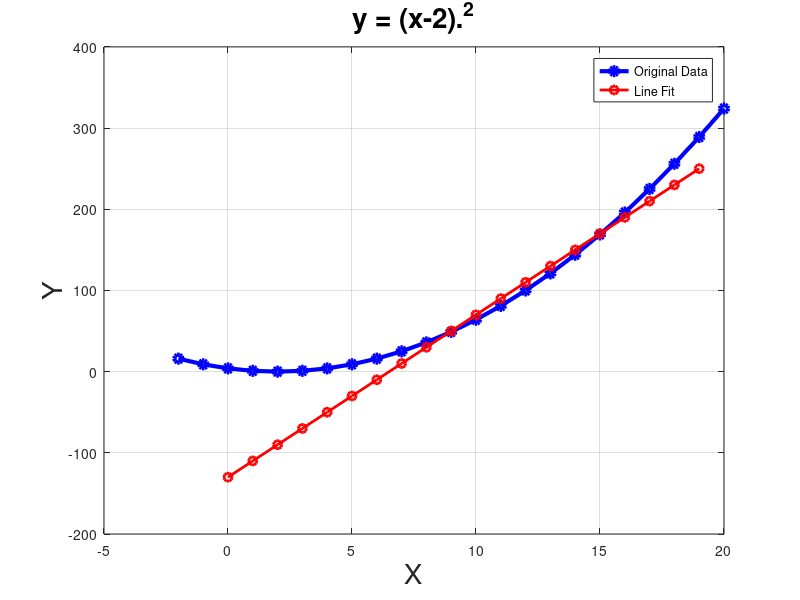

Here is the MATLAB script that generated this plot:
clc;    % Clear the command window.
workspace;  % Make sure the workspace panel is showing.
format longg;
format compact;
fontSize = 20;
% Define equation.
x = -2:20;
y = (x-2).^2;
% Plot it
plot(x,y, 'bo-', 'LineWidth', 3);
grid on;
title('y = (x-2).^2', 'FontSize', fontSize);
xlabel('X', 'FontSize', fontSize);
ylabel('Y', 'FontSize', fontSize);
% Enlarge figure to full screen.
set(gcf, 'units','normalized','outerposition',[0 0 1 1]);
% Give a name to the title bar.
set(gcf,'name','Demo by ImageAnalyst','numbertitle','off') 
% Fit the range fro 10 to 20 with a line.
limitedRange = 10:20;
coeffs = polyfit(x(limitedRange), y(limitedRange), 1)
% Define the range where we want the line
xFitting = 0:19; % Or wherever...
yFitted = polyval(coeffs, xFitting);
% Plot the fitted line over the specified range.
hold on; % Don't blow away prior plot
plot(xFitting, yFitted, 'ro-', 'LineWidth', 2);
legend('Original Data', 'Line Fit');